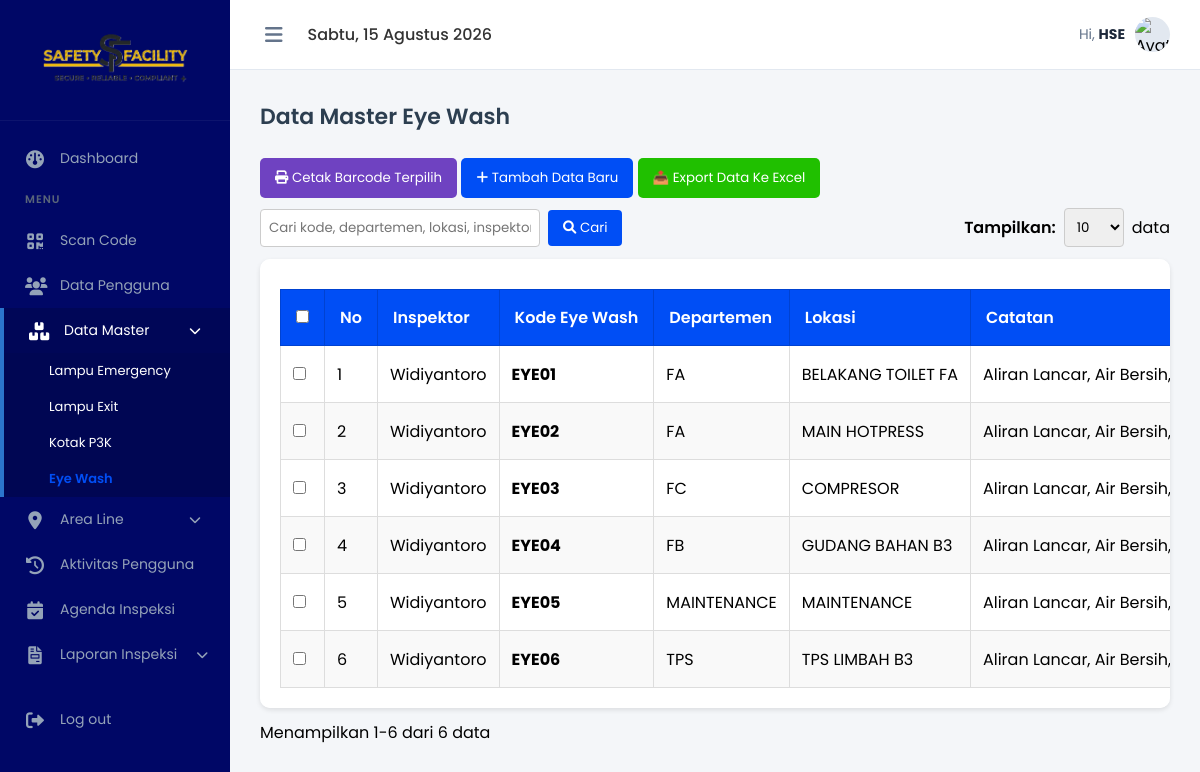
Page /master_eyewash.php (signed in) on the committed database.
### tables this page shows
CREATE TABLE `master_eyewash` (
  `id` int(11) NOT NULL,
  `code` varchar(50) NOT NULL,
  `line_area` varchar(100) DEFAULT NULL,
  `lokasi` varchar(255) NOT NULL,
  `kondisi` enum('baik','rusak','','') NOT NULL,
  `catatan` varchar(255) NOT NULL
);

### master_eyewash.php (the view, shortened to what this page needs)
<?php
global $koneksi;
$search = isset($_GET['search']) ? trim($_GET['search']) : '';
$limit = isset($_GET['limit']) ? (int)$_GET['limit'] : 10;
$limit_options = [10, 25, 50, 100];
$page = isset($_GET['page']) ? (int)$_GET['page'] : 1;
$offset = ($page - 1) * $limit;
$search_sql = '';
$join_sql = "FROM master_eyewash me
    LEFT JOIN (
        SELECT code_eyewash, username, tanggal_inspeksi
        FROM inspeksi_eyewash
        WHERE id_inspeksi IN (SELECT MAX(id_inspeksi) FROM inspeksi_eyewash GROUP BY code_eyewash)
    ) ie ON me.code = ie.code_eyewash" . $search_sql;
$query_total = mysqli_query($koneksi, "SELECT COUNT(*) AS total $join_sql");
$total_rows = 0;
if ($query_total) {
    $total_rows = (int) mysqli_fetch_assoc($query_total)['total'];
}
$query = mysqli_query($koneksi, "SELECT me.*, ie.username, ie.tanggal_inspeksi $join_sql
    ORDER BY me.id ASC
    LIMIT $limit OFFSET $offset");
$hari_ini = date('l');
$daftar_hari = [
    'Sunday' => 'Minggu', 'Monday' => 'Senin', 'Tuesday' => 'Selasa',
    'Wednesday' => 'Rabu', 'Thursday' => 'Kamis', 'Friday' => 'Jumat', 'Saturday' => 'Sabtu'
];
$hari_indo = $daftar_hari[$hari_ini] ?? $hari_ini;
$bulan_ini = date('F');
$daftar_bulan = [
    'January' => 'Januari', 'February' => 'Februari', 'March' => 'Maret',
    'April' => 'April', 'May' => 'Mei', 'June' => 'Juni', 'July' => 'Juli',
    'August' => 'Agustus', 'September' => 'September', 'October' => 'Oktober',
    'November' => 'November', 'December' => 'Desember'
];
$bulan_indo = $daftar_bulan[$bulan_ini] ?? $bulan_ini;
$tanggal_format = $hari_indo . ", " . date('d') . " " . $bulan_indo . " " . date('Y');
?>
<!DOCTYPE html>
<html lang="id">
<head>
    <link rel="stylesheet" href="https://cdnjs.cloudflare.com/ajax/libs/font-awesome/6.0.0/css/all.min.css">
    <link rel="stylesheet" href="style.css">
</head>
<body>
    <aside class="sidebar" id="sidebar">
        <div class="sidebar-brand">
            <img src="../foto/logo.png" alt="Safety Facility Logo" class="sidebar-logo">
        </div>
        <ul class="sidebar-menu">
            <li><a href="index.php"><i class="fa-solid fa-gauge"></i> <span>Dashboard</span></a></li>
            <li class="menu-header">Menu</li>
            <li><a href="scan.php"><i class="fa-solid fa-qrcode"></i> <span>Scan Code</span></a></li>
            <li><a href="../login.php"><i class="fa-solid fa-users"></i> <span>Data Pengguna</span></a></li>
            <li class="has-submenu active">
                <a href="javascript:void(0)" onclick="toggleSubmenu(this)">
                    <i class="fa-solid fa-boxes-stacked"></i>
                    <span>Data Master</span>
                    <i class="fa-solid fa-chevron-down submenu-icon"></i>
                </a>
                <ul class="submenu" style="display: block;">
                    <li><a href="master_lampu.php"> Lampu Emergency</a></li>
                    <li><a href="lampu_exit.php"> Lampu Exit</a></li>
                    <li><a href="master_p3k.php"> Kotak P3K</a></li>
                    <li><a href="master_eyewash.php" style="color: #004ef5; font-weight: 600;"> Eye Wash</a></li>
                </ul>
            </li>
            <li class="has-submenu">
                <a href="javascript:void(0)" onclick="toggleSubmenu(this)">
                    <i class="fa-solid fa-location-dot"></i>
                    <span>Area Line</span>
                    <i class="fa-solid fa-chevron-down submenu-icon"></i>
                </a>
            </li>
            <li><a href="aktivitas.php"><i class="fa-solid fa-clock-rotate-left"></i> <span>Aktivitas Pengguna</span></a></li>
            <li><a href="agenda.php"><i class="fa-solid fa-calendar-check"></i> <span>Agenda Inspeksi</span></a></li>
            <li class="has-submenu">
                <a href="javascript:void(0)" onclick="toggleSubmenu(this)">
                    <i class="fa-solid fa-file-invoice"></i>
                    <span>Laporan Inspeksi</span>
                    <i class="fa-solid fa-chevron-down submenu-icon"></i>
                </a>
            </li>
            <li style="margin-top: 20px;"><a href="../logout.php"><i class="fa-solid fa-right-from-bracket"></i> <span>Log out</span></a></li>
        </ul>
    </aside>
    <main class="main-content">
        <header class="topbar">
            <div class="topbar-left">
                <button class="toggle-sidebar-btn" onclick="toggleSidebar()"><i class="fa-solid fa-bars"></i></button>
                <div class="topbar-date"><?= $tanggal_format; ?></div>
            </div>
            <div class="user-profile">
                <span>Hi, <strong><?= htmlspecialchars($_SESSION['nama_lengkap'] ?? 'Admin'); ?></strong></span>
                <div class="user-avatar">
                    <img src="https://images.unsplash.com/photo-1535713875002-d1d0cf377fde?q=80&w=100" alt="Avatar">
                </div>
            </div>
        </header>
        <section class="content-body">
            <h2 class="page-title">Data Master Eye Wash</h2>
            <div class="top-actions">
                <button type="button" id="btnCetakTerpilih" onclick="cetakBarcodeTerpilih('eyewash')" style="background: #6f42c1; border:none; padding:10px 15px; margin-bottom: 10px; color:white; border-radius:5px; cursor:pointer;"><i class="fa-solid fa-print"></i> Cetak Barcode Terpilih</button>
                <button type="button" onclick="document.getElementById('modalTambah').style.display='block'" style="background: #004ef5; border:none; padding:10px 15px; margin-bottom: 10px; color:white; border-radius:5px; cursor:pointer;">
                    <i class="fa-solid fa-plus"></i> Tambah Data Baru
                </button>
                <button onclick="window.location.href='../export/excel_eyewash.php'" style="background: #20c000; border:none; padding:10px 15px; margin-bottom: 10px; color:white; border-radius:5px; cursor:pointer;">📤 Export Data Ke Excel</button>
            </div>
            <div style="display:flex; justify-content:space-between; align-items:center; flex-wrap:wrap; gap:10px; margin-bottom:12px;">
                <form method="GET" style="display:flex; align-items:center; gap:8px;">
                    <input type="text" name="search" value="<?= htmlspecialchars($search); ?>" placeholder="Cari kode, departemen, lokasi, inspektor..." style="padding:8px; border:1px solid #ccc; border-radius:4px; width:280px;">
                    <button type="submit" style="background:#004ef5; color:white; border:none; padding:8px 15px; border-radius:4px; cursor:pointer;">
                        <i class="fa-solid fa-magnifying-glass"></i> Cari
                    </button>
                </form>
                <form method="GET" style="display:flex; align-items:center; gap:8px;">
                    <label style="font-weight:600;">Tampilkan:</label>
                    <select name="limit" onchange="this.form.submit()" style="padding:8px; border:1px solid #ccc; border-radius:4px;">
                        <?php foreach ($limit_options as $opt): ?>
                            <option value="<?= $opt; ?>" <?= $limit == $opt ? 'selected' : ''; ?>><?= $opt; ?></option>
                        <?php endforeach; ?>
                    </select>
                    <span>data</span>
                </form>
            </div>
            <div class="table-container">
                <table>
                    <thead>
                        <tr>
                            <th style="width: 3%"><input type="checkbox" id="checkAll" onclick="toggleCheckAll(this)"></th><th style="width: 3%">No</th>
                            <th>Inspektor</th>
                            <th>Kode Eye Wash</th>
                            <th>Departemen</th>
                            <th>Lokasi</th>
                            <th>Catatan</th>
                        </tr>
                    </thead>
                    <tbody>
                        <?php
                        $no = $offset + 1;
                        if ($query && mysqli_num_rows($query) > 0) {
                            while ($row = mysqli_fetch_assoc($query)) {
                                $safeId = $row['id'];
                        ?>
                                <tr>
                                    <td><input type="checkbox" class="row-check" value="<?= $safeId; ?>"></td>
                                    <td><?= $no++; ?></td>
                                    <td><?= !empty($row['username']) ? htmlspecialchars($row['username']) : '<span style="color:#999; font-style:italic;">Belum Diinspeksi</span>'; ?></td>
                                    <td><strong><?= htmlspecialchars($row['code']); ?></strong></td>
                                    <td><?= !empty($row['line_area']) ? htmlspecialchars($row['line_area']) : '-'; ?></td>
                                    <td><?= htmlspecialchars($row['lokasi']); ?></td>
                                    <td><?= !empty($row['catatan']) ? htmlspecialchars($row['catatan']) : '-'; ?></td>
                                </tr>
                        <?php }
                        } else {
                            echo "<tr><td colspan='12' style='text-align:center;'>Tidak ada data master eyewash tersedia</td></tr>";
                        }
                        ?>
                    </tbody>
                </table>
            </div>
            <div style="display:flex; justify-content:space-between; align-items:center; flex-wrap:wrap; gap:10px; margin-top:12px;">
                <div>
                    Menampilkan <?= $total_rows > 0 ? ($offset + 1) : 0; ?>-<?= min($offset + $limit, $total_rows); ?> dari <?= $total_rows; ?> data
                </div>
            </div>
        </section>
    </main>
</body>
</html>

### admin/style.css (style rules this page uses)
* { margin: 0; padding: 0; box-sizing: border-box; font-family: 'Poppins', sans-serif; }
body { background-color: #f4f6f9; display: flex; min-height: 100vh; overflow-x: hidden; }
.sidebar { width: 230px; background-color: #000766; color: #adb5bd; display: flex; flex-direction: column; transition: width 0.3s ease; overflow-y: auto; overflow-x: hidden; height: 100vh; position: fixed; top: 0; left: 0; z-index: 100; }
.sidebar-brand { padding: 20px; display: flex; align-items: center; justify-content: center; color: #fff; border-bottom: 1px solid rgba(255, 255, 255, 0.05); white-space: nowrap; }
.sidebar-logo { max-width: 85%; height: auto; transition: all 0.3s ease; }
.sidebar-menu { padding: 15px 0; list-style: none; flex-grow: 1; }
.menu-header { padding: 10px 25px; font-size: 11px; text-transform: uppercase; letter-spacing: 1px; color: #596579; font-weight: 600; white-space: nowrap; transition: opacity 0.2s; }
.sidebar-menu li a { display: flex; align-items: center; gap: 15px; padding: 12px 25px; color: #94a3b8; text-decoration: none; font-size: 14px; transition: all 0.3s; white-space: nowrap; }
.sidebar-menu li a i { font-size: 18px; width: 20px; text-align: center; flex-shrink: 0; }
.sidebar-menu li a span { transition: opacity 0.2s; }
.sidebar-menu li a:hover, .sidebar-menu li.active a { background-color: rgba(255, 255, 255, 0.02); color: #fff; }
.sidebar-menu li.active a { border-left: 4px solid #2b75cc; background-color: rgba(0, 0, 0, 0.15); }
.main-content { flex-grow: 1; display: flex; flex-direction: column; min-width: 0; margin-left: 230px; transition: margin-left 0.3s ease; }
.topbar { background-color: #fff; height: 70px; display: flex; align-items: center; justify-content: space-between; padding: 0 30px; border-bottom: 1px solid #e2e8f0; }
.topbar-left { display: flex; align-items: center; gap: 20px; }
.toggle-sidebar-btn { font-size: 20px; color: #64748b; cursor: pointer; background: none; border: none; outline: none; padding: 5px; display: flex; align-items: center; justify-content: center; transition: color 0.2s; }
.topbar-date { font-size: 16px; color: #333; font-weight: 500; }
.user-profile { display: flex; align-items: center; gap: 10px; cursor: pointer; }
.user-profile span { font-size: 14px; color: #64748b; }
.user-profile strong { color: #1e293b; }
.user-avatar { width: 35px; height: 35px; background-color: #e2e8f0; border-radius: 50%; display: flex; align-items: center; justify-content: center; overflow: hidden; }
.user-avatar img { width: 100%; height: 100%; object-fit: cover; }
.content-body { padding: 30px; flex-grow: 1; position: relative; }
.page-title { font-size: 22px; font-weight: 600; color: #2c3e50; margin-bottom: 25px; }
.submenu { display: none; list-style: none; background: rgba(0, 0, 0, 0.05); margin: 0; padding: 0; }
.submenu li a { display: flex; align-items: center; padding: 8px 15px 8px 45px !important; font-size: 13px !important; color: #444; text-decoration: none; transition: background 0.2s; }
.submenu-icon { margin-left: auto; font-size: 12px !important; transition: transform 0.3s ease; }
.has-submenu>a { display: flex; align-items: center; width: 100%; }
.main-content { animation: fadeIn 0.4s ease-out; }
.content-body { animation: slideInUp 0.5s cubic-bezier(0.16, 1, 0.3, 1); }
.table-container { animation: slideInUp 0.6s cubic-bezier(0.16, 1, 0.3, 1) both; animation-delay: 0.2s; }
.shortcut-card, .stat-card, .table-action-btn, button, a { transition: all 0.2s ease-in-out !important; }

### master_eyewash.php (style rules this page uses)
.table-container { background: #fff; padding: 20px; border-radius: 10px; box-shadow: 0 2px 5px rgba(0, 0, 0, .1); overflow-x: auto; overflow-y: hidden; white-space: nowrap; }
.table-container table { min-width: 1200px; width: max-content; border-collapse: collapse; margin-top: 10px; }
thead tr { background-color: #004ef5; color: white; }
thead th { padding: 15px; text-align: left; font-weight: 600; border: 1px solid #0042d1; }
tbody td { padding: 12px; border: 1px solid #ddd; }
tbody tr:nth-child(even) { background-color: #f9f9f9; }

### rows in the picture
master_eyewash: username "Widiyantoro", code "EYE01", line_area "FA", lokasi "BELAKANG TOILET FA", catatan "Aliran Lancar, Air Bersih,…"
master_eyewash: username "Widiyantoro", code "EYE02", line_area "FA", lokasi "MAIN HOTPRESS", catatan "Aliran Lancar, Air Bersih,…"
master_eyewash: username "Widiyantoro", code "EYE03", line_area "FC", lokasi "COMPRESOR", catatan "Aliran Lancar, Air Bersih,…"
master_eyewash: username "Widiyantoro", code "EYE04", line_area "FB", lokasi "GUDANG BAHAN B3", catatan "Aliran Lancar, Air Bersih,…"
master_eyewash: username "Widiyantoro", code "EYE05", line_area "MAINTENANCE", lokasi "MAINTENANCE", catatan "Aliran Lancar, Air Bersih,…"
master_eyewash: username "Widiyantoro", code "EYE06", line_area "TPS", lokasi "TPS LIMBAH B3", catatan "Aliran Lancar, Air Bersih,…"

### other values in the picture
$_SESSION['nama_lengkap'] "HSE"
$offset + 1 "1"
min($offset + $limit, $total_rows) "6"
$total_rows "6"
form field limit "10"
